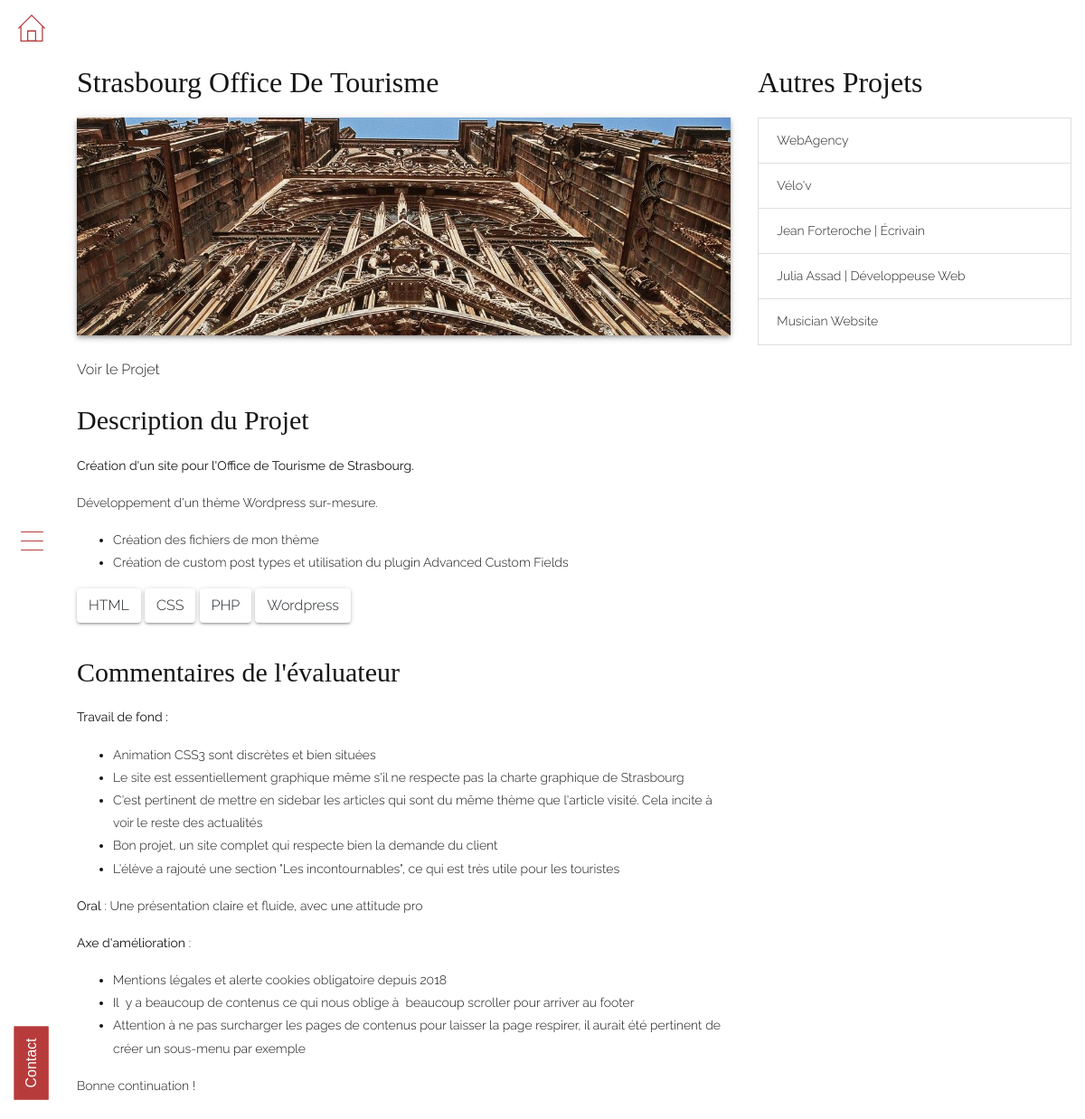
The app's page /Portfolio/strasbourg-office-de-tourisme with its own data.
### tables this page shows
CREATE TABLE `projects` (
  `id` int(11) NOT NULL,
  `project_name` varchar(255) NOT NULL,
  `project_description` text NOT NULL,
  `project_sm_image` varchar(255) NOT NULL,
  `project_lg_image` varchar(255) NOT NULL,
  `project_url` varchar(255) NOT NULL,
  `project_comments` text NOT NULL,
  `project_slug` text NOT NULL,
  `is_published` tinyint(1) NOT NULL DEFAULT '0'
);

CREATE TABLE `project_categories` (
  `id` int(11) NOT NULL,
  `project_id` int(11) NOT NULL,
  `category_id` int(11) NOT NULL
);

CREATE TABLE `categories` (
  `category_id` int(11) NOT NULL,
  `category_name` varchar(255) NOT NULL,
  `category_type` varchar(255) NOT NULL,
  `category_name_slug` varchar(255) NOT NULL,
  `category_type_slug` varchar(255) NOT NULL
);

### app/libraries/Core.php (called while the page is built, shortened)
<?php
class Core
{
 protected $currentMethod = 'Index';
 public function __construct()
 {
  $url = $this->getUrl();
  if (file_exists('../app/controllers/' . ucwords($url[0]) . '.php')) {
   unset($url[0]);
  }
  $this->currentController = new $this->currentController;
  $this->params = $url ? array_values($url) : [];
  call_user_func_array([$this->currentController, $this->currentMethod], $this->params);
 }
 public function getUrl()
 {
  if (isset($_GET['url'])) {
   $url = rtrim($_GET['url'], '/');
   $url = filter_var($url, FILTER_SANITIZE_URL);
   $url = explode('/', $url);
   return $url;
  }
 }
}

### build/index.php (called while the page is built, shortened)
<?php
$init = new Core;

### app/libraries/Database.php (called while the page is built, shortened)
<?php
class Database
{
 private $host = DB_HOST;
 private $user = DB_USER;
 private $pass = DB_PASS;
 private $dbname = DB_NAME;
 private $dbh;
 private $stmt;
 public function __construct()
 {
  $dsn = 'mysql:host=' . $this->host . ';dbname=' . $this->dbname;
  $options = array(
   PDO::ATTR_PERSISTENT => true,
   PDO::ATTR_ERRMODE => PDO::ERRMODE_EXCEPTION,
  );
  try {
   $this->dbh = new PDO($dsn, $this->user, $this->pass, $options);
  } catch (PDOException $e) {
   $this->error = $e->getMessage();
   echo $this->error;
  }}
 public function query($sql)
 {
  $this->stmt = $this->dbh->prepare($sql);
 }
 public function bind($param, $value, $type = null)
 {
  if (is_null($type)) {
   switch (true) {
    default:
     $type = PDO::PARAM_STR;
   }
  }
  $this->stmt->bindValue($param, $value, $type);
 }
 public function execute()
 {
  return $this->stmt->execute();
 }
 public function resultSet()
 {
  $this->execute();
  return $this->stmt->fetchAll(PDO::FETCH_OBJ);
 }
 public function single()
 {
  $this->execute();
  return $this->stmt->fetch(PDO::FETCH_OBJ);
 }
}

### app/models/Projectmodel.php (called while the page is built, shortened)
<?php
class Projectmodel
{
    private $db;
    public function __construct()
    {
        $this->db = new Database;
    }
    public function getCategoriesByProjectSlug($slug)
    {
        $this->db->query('SELECT * FROM project_categories
        INNER JOIN projects on project_categories.project_id = projects.id
        INNER JOIN categories on categories.category_id = project_categories.category_id
        WHERE project_slug = :slug');
        $this->db->bind(':slug', $slug);
        $results = $this->db->resultSet();
        return $results;
    }
    public function getProjects()
    {
        $this->db->query('SELECT * FROM projects');
        $results = $this->db->resultSet();
        return $results;
    }
    public function getProjectBySlug($slug)
    {
        $this->db->query("SELECT * FROM projects WHERE project_slug = :slug");
        $this->db->bind(':slug', $slug);
        $row = $this->db->single();
        return $row;
    }
}

### app/views/front/pages/project.php (the view, shortened to what this page needs)
<?php require APPROOT . '/views/inc/header.php';?>
<?php require APPROOT . '/views/inc/sidenav.php';?>
<div id="main" class="main-container">
    <section class="single-project">
        <div class="container-fluid">
            <div class="row">
                <div class="col-md-8">
                    <h2 class="single-project--title">
                        <?php echo $data['project']->project_name;?>
                    </h2>
                    <div class="single-project--inner">
                        <div class="single-project--image">
                             <img class="img-fluid" srcset="<?php echo URLROOT;?>/uploads/<?php echo $data['project']->project_lg_image;?>" alt="" class="large-hero__image">
                        </div>
                        <div class="pointer py-4"><span class="lnr lnr-pointer-right"></span> <a href="<?php echo $data['project']->project_url;?>" target="blank">Voir le Projet</a></div>
                        <div class="single-project--description">
                            <h3 class="single-project--description--title">Description du Projet</h3>
                            <?php echo $data['project']->project_description;?>
                        </div>
                        <div class="single-project--languages-used mt-3">
                        <?php foreach($data['categories'] as $category):?>
                         <button class="btn"><?php echo $category->category_name;?></button>
                        <?php endforeach;?>
                        </div>
                    </div>
                    <?php if($data['project']->project_comments):?>
                    <div class="single-project--feedback my-4">
                            <h3>Commentaires de l'évaluateur</h3>
                            <?php echo $data['project']->project_comments;?>
                    </div>
                    <?php endif;?>
                </div>
                <div class="col-md-4">
                    <h2 class="others-projects--title">Autres Projets</h2>
                    <ul class="list-group">
                        <?php foreach($data['projects'] as $project):?>
                        <?php if($data['project']->id != $project->id):?>
                        <li class="list-group-item rounded-0"><a href="<?php echo URLROOT;?>/Portfolio/<?php echo $project->project_slug;?>"><?php echo $project->project_name;?></a></li>
                        <?php endif;?>
                        <?php endforeach;?>
                    </ul>
                </div>
            </div>
        </div>
    </section>
</div>
<?php require APPROOT . '/views/inc/footer.php';?>

### records on screen
projects: project_name "Strasbourg Office De Tourisme", project_lg_image (picture), project_description "Création d'un site pour l'Office de Tourisme de Strasbourg. Développement d'un thème Wordpress sur-mesure. Création des fichiers de mon thème Création de custom post types et utilisation du plugin Advanced Custom Fields", project_comments "Travail de fond : Animation CSS3 sont discrètes et bien situées Le site est essentiellement graphique même s'il ne respecte pas la charte graphique de Strasbourg C'est pertinent de mettre en sidebar les articles qui sont du même thème que l'article visité. Cela incite à voir le reste des actualités Bon projet, un site complet qui respecte bien la demande du client L'élève a rajouté une section \"Les incontournables\", ce qui est très utile pour les touristes Oral : Une présentation claire et fluide, avec une attitude pro Axe d'amélioration : Mentions légales et alerte cookies obligatoire depuis 2018 Il y a beaucoup de contenus ce qui nous oblige à beaucoup scroller pour arriver au footer…"
project_categories: category.category_name "HTML"
project_categories: category.category_name "CSS"
project_categories: category.category_name "PHP"
project_categories: category.category_name "Wordpress"
projects: project_name "WebAgency"
projects: project_name "Vélo'v"
projects: project_name "Jean Forteroche | Écrivain"
projects: project_name "Julia Assad | Développeuse Web"
projects: project_name "Musician Website"
